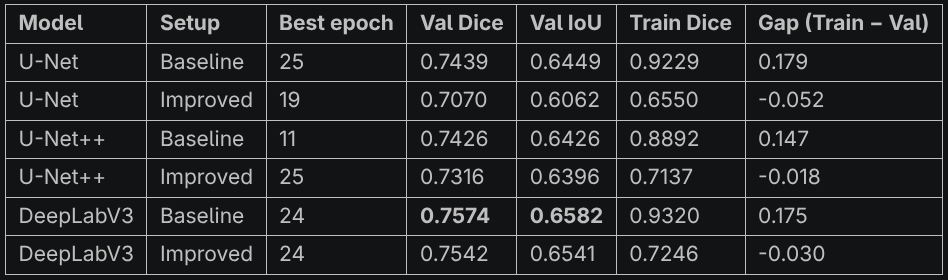
#> input picture images/analysis_numirics.png, 948 x 280 px, found by its file name; its folder holds only this picture in this run
$ jupyter execute --allow-errors 02_preprocessing.ipynb
#> lines starting #> are read from the running program, lines starting #| are printed output that depends on the picture
[cell 1]
import os
import shutil
import numpy as np
from matplotlib import pyplot as plt
from PIL import Image
from collections import Counter

[cell 2]
PATH_BRAIN_DATA = "../data/raw/brain-tumor-dataset-includes-the-mask-and-images/data/data"
PATH_BREAST_DATA= "../data/raw/breast-ultrasound-images-dataset/Dataset_BUSI_with_GT"
OUTPUT_DIR_PREPROCESSING = "../data/processed"
SEED = 42
# We will randomly select 647 Brain Tumor images to match the number of Breast Tumor images
# (210 malignant and 437 benign) and create a balanced dataset.
NB_IMAGES_FOR_EACH_TUMOR_TYPE = 647
SIZE = (512, 512)

[cell 3]
def separate_and_move_breast_images_masks(source_dir, destination_dir):
    images = os.listdir(source_dir)
    images_dir = os.path.join(destination_dir, "images")
    masks_dir = os.path.join(destination_dir, "masks")
    os.makedirs(images_dir, exist_ok=True)
    os.makedirs(masks_dir, exist_ok=True)
    for img in images:
        dest_img = img.replace('(', '').replace(')', '').replace(' ', '_').replace("benign", "breast_0") \
        .replace("malignant", "breast_1")
        if "_mask" in img:
            shutil.copy(os.path.join(source_dir, img), os.path.join(masks_dir, dest_img))
        else:
            shutil.copy(os.path.join(source_dir, img), os.path.join(images_dir, dest_img))

[cell 4]
# [22 lines left out: function randomly_select_and_move_brain_images_masks, not called in this run]

#> (a cell that did not finish here is left out)

[cell 6]
def get_images_masks(path):
    images = os.listdir(path+"/images")
    masks = os.listdir(path+"/masks")
    return images, masks

[cell 7]
# [15 lines left out: function info, not called in this run]

#> (a cell that did not finish here is left out)

[cell 9]
# [23 lines left out: function display_barh, not called in this run]

[cell 10]
labels = ['brain_images', 'breast_images', "brain_masks", "breast_masks"]
#> (the rest of this cell did not finish here and is left out)

---

The image dataset is well balanced, with 647 images for each tumor type, resulting in 1,294 images in total. However, the masks are not balanced because some Breast Tumor images have more than one corresponding mask.

---

[cell 11]
# [7 lines left out: function valide_masks, not called in this run]

#> (a cell that did not finish here is left out)

[cell 13]
# [9 lines left out: function frequency_size, not called in this run]

#> (a cell that did not finish here is left out)

[cell 15]
def resize(path):
#> called with path = '../data/processed/images'
    masks_path = os.listdir(path)

    for mask_path in masks_path:
        p = os.path.join(path, mask_path)

        with Image.open(p) as mask:
#> mask is the input picture: PIL image 948x280 RGBA; mean R, G, B, A 35.8, 36.7, 37.6, 255
            mask = mask.convert("L")
#> mask: PIL image 948x280 L
            mask = mask.resize(
                SIZE,
                Image.Resampling.NEAREST
            )
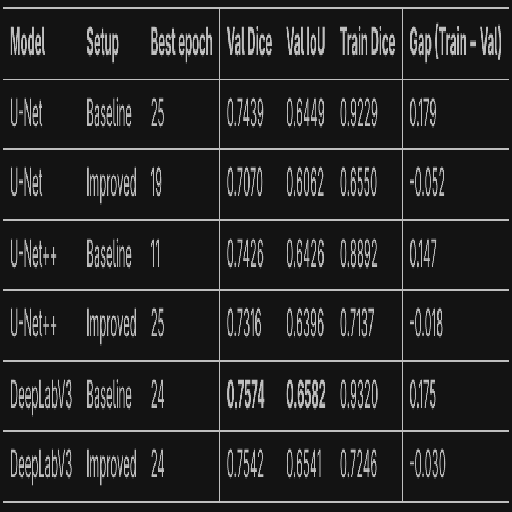
#> mask: PIL image 512x512 L; min 19, max 191, mean 36

            mask.save(p)

[cell 16]
resize(os.path.join(OUTPUT_DIR_PREPROCESSING, "images"))
#> (the rest of this cell did not finish here and is left out)

frequency_size([os.path.join(OUTPUT_DIR_PREPROCESSING,"images", img) for img in images])
frequency_size([os.path.join(OUTPUT_DIR_PREPROCESSING,"masks", img) for img in masks])

[cell 17]
# [22 lines left out: function display_images, not called in this run]

#> (a cell that did not finish here is left out)

#> (a cell that did not finish here is left out)

[cell 20]
# [10 lines left out: function nb_masks_for_image, not called in this run]

#> (a cell that did not finish here is left out)

[cell 22]
# [45 lines left out: function fusion_masks, not called in this run]

#> (a cell that did not finish here is left out)

#> (a cell that did not finish here is left out)


$ run again, on images/brain_test.png
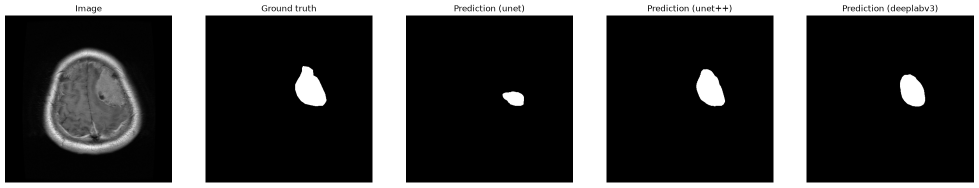
#> input picture images/brain_test.png, 1957 x 375 px, found by its file name (shown at 1/2 size)
#> in resize, mask is the input picture: PIL image 1957x375 RGBA; mean R, G, B, A 69, 69, 69, 255
#> in resize, `mask = mask.resize( SIZE, Image.Resampling.NEAREST )`:
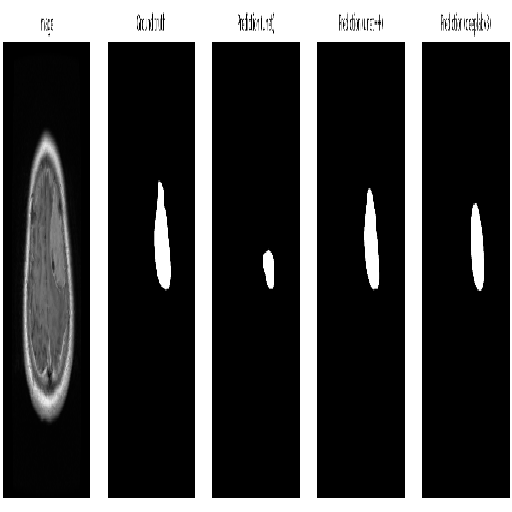
#> mask: PIL image 512x512 L; min 0, max 255, mean 68.6
